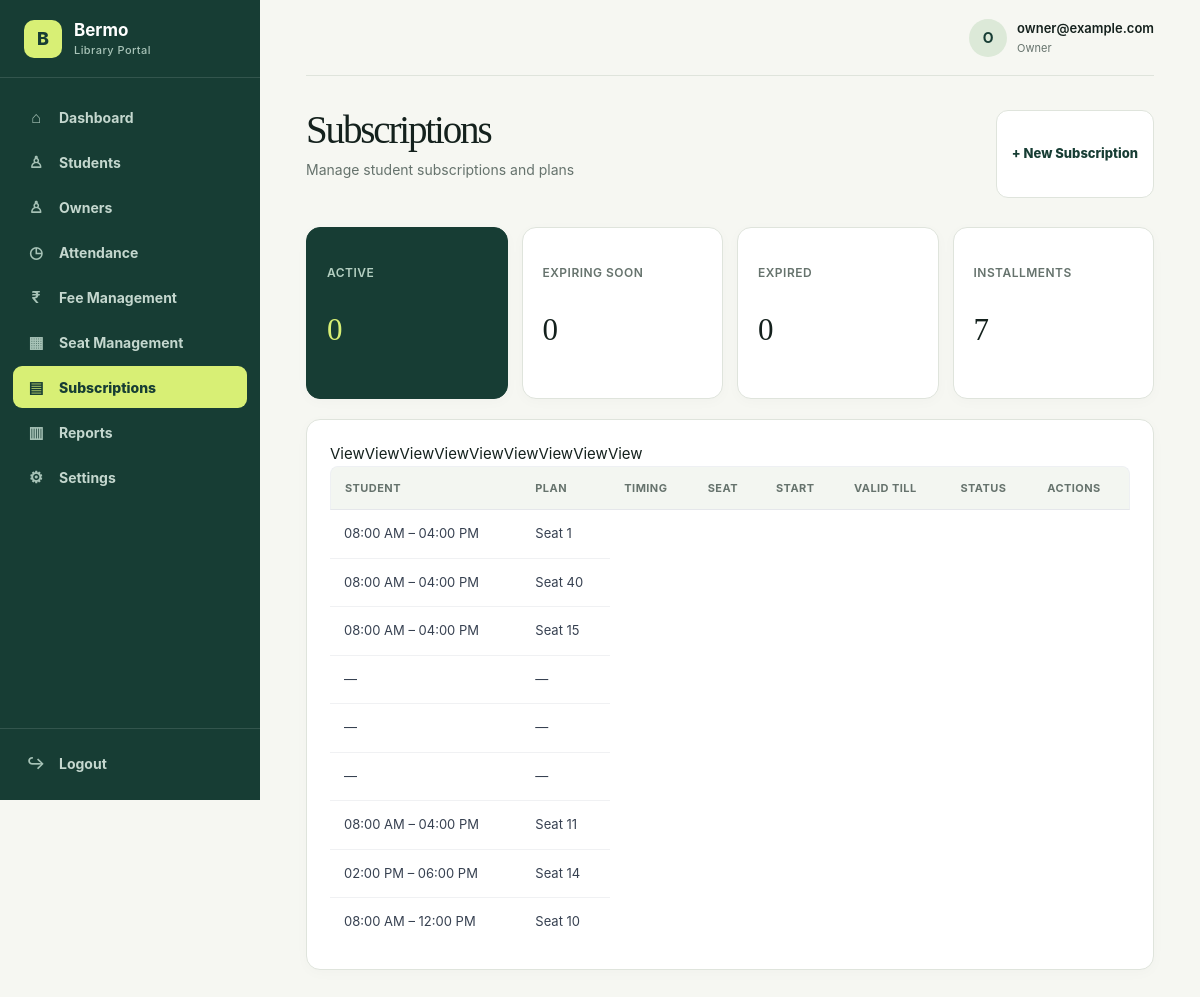
The app's page /management/subscriptions/ (signed in) with its own data.
### accounts/models.py (models this page shows, shortened)
class User(AbstractUser):
    ROLE_CHOICES = [
        ("ADMIN", "Admin"),
        ("OWNER", "Owner"),
        ("STUDENT", "Student"),
    ]
    role = models.CharField(
        max_length=20,
        choices=ROLE_CHOICES,
        default="STUDENT"
    )

### library/models.py (models this page shows, shortened)
class Subscription(models.Model):
    STATUS_CHOICES = [
        ("ACTIVE", "Active"),
        ("EXPIRED", "Expired"),
        ("CANCELLED", "Cancelled"),
    ]
    subscription_id = models.AutoField(primary_key=True)
    student = models.ForeignKey(
        StudentProfile,
        on_delete=models.PROTECT,
        related_name="subscriptions"
    )
    plan = models.ForeignKey(
        SubscriptionPlan,
        on_delete=models.PROTECT,
        related_name="subscriptions"
    )
    time_slot = models.ForeignKey(
        TimeSlot,
        on_delete=models.PROTECT,
        null=True,
        blank=True,
        related_name="subscriptions"
    )
    start_date = models.DateField()
    end_date = models.DateField()
    status = models.CharField(
        max_length=20,
        choices=STATUS_CHOICES,
        default="ACTIVE"
    )
    created_at = models.DateTimeField(auto_now_add=True)

class SeatAllocation(models.Model):
    STATUS_CHOICES = [
        ("ACTIVE", "Active"),
        ("ENDED", "Ended"),
    ]
    allocation_id = models.AutoField(primary_key=True)
    student = models.ForeignKey(
        StudentProfile,
        on_delete=models.PROTECT,
        related_name="seat_allocations"
    )
    seat = models.ForeignKey(
        Seat,
        on_delete=models.PROTECT,
        related_name="allocations"
    )
    subscription = models.ForeignKey(
        Subscription,
        on_delete=models.PROTECT,
        related_name="seat_allocations"
    )
    start_date = models.DateField()
    end_date = models.DateField()
    start_time = models.TimeField(
        null=True,
        blank=True
    )
    end_time = models.TimeField(
        null=True,
        blank=True
    )
    status = models.CharField(
        max_length=20,
        choices=STATUS_CHOICES,
        default="ACTIVE"
    )

class Seat(models.Model):
    STATUS_CHOICES = [
        ("AVAILABLE", "Available"),
        ("OCCUPIED", "Occupied"),
        ("MAINTENANCE", "Maintenance"),
    ]
    seat_id = models.AutoField(primary_key=True)
    library = models.ForeignKey(
        Library,
        on_delete=models.CASCADE,
        related_name="seats"
    )
    seat_number = models.CharField(max_length=20)
    status = models.CharField(
        max_length=20,
        choices=STATUS_CHOICES,
        default="AVAILABLE"
    )
    class Meta:
        constraints = [
            models.UniqueConstraint(
                fields=["library", "seat_number"],
                name="unique_seat_per_library"
            )
        ]

### management/views.py (the view)
# urls.py: path("subscriptions/", views.subscriptions, name="students_subscriptions"),
@login_required
def subscriptions(request):
    today = timezone.localdate()
    active_allocations = Prefetch(
        "seat_allocations",
        queryset=SeatAllocation.objects.filter(
            status="ACTIVE"
        ).select_related("seat"),
        to_attr="current_allocations",
    )
    subscriptions = (
        Subscription.objects
        .select_related("student", "plan", "time_slot")
        .prefetch_related(active_allocations)
        .order_by("-start_date")
    )
    active_count = subscriptions.filter(
        status="ACTIVE",
        end_date__gte=today,
    ).count()
    expiring_count = subscriptions.filter(
        status="ACTIVE",
        end_date__range=[today, today + timedelta(days=7)],
    ).count()
    expired_count = subscriptions.filter(
        Q(status="EXPIRED") |
        Q(status="ACTIVE", end_date__lt=today)
    ).count()
    installment_count = Payment.objects.filter(status="PAID").count()
    return render(
        request,
        "management/subscriptions.html",
        {
            "subscriptions": subscriptions,
            "active_count": active_count,
            "expiring_count": expiring_count,
            "expired_count": expired_count,
            "installment_count": installment_count,
            "today": today,
        },
    )

### management/views.py (called while the page is built)
def owner_required(view_func):
    @login_required
    @wraps(view_func)
    def wrapped_view(request, *args, **kwargs):
        if request.user.role != "OWNER":
            raise PermissionDenied("Only library owners can access management pages.")
        return view_func(request, *args, **kwargs)
    return wrapped_view

### templates/management/subscriptions.html (shortened to what this page needs)
{% extends "management/base.html" %}
{% block content %}
<div class="dashboard-header">
    <div>
        <h1>Subscriptions</h1>
        <p>
            Manage student subscriptions and plans
        </p>
    </div>
    <a href="#" class="action">
        + New Subscription
    </a>
</div>
<div class="summary-cards">
    <div class="card">
        <h4>Active</h4>
        <p>{{ active_subscriptions|default:"0" }}</p>
    </div>
    <div class="card">
        <h4>Expiring Soon</h4>
        <p>{{ expiring|default:"0" }}</p>
    </div>
    <div class="card">
        <h4>Expired</h4>
        <p>{{ expired|default:"0" }}</p>
    </div>
    <div class="card">
        <h4>Installments</h4>
        <p>{{ installment_count|default:"0" }}</p>
    </div>
</div>
<div class="card">
    <table width="100%" cellpadding="12">
        <thead>
            <tr>
                <th>Student</th>
                <th>Plan</th>
                <th>Timing</th>
                <th>Seat</th>
                <th>Start</th>
                <th>Valid Till</th>
                <th>Status</th>
                <th>Actions</th>
            </tr>
        </thead>
        <tbody>
            {% for subscription in subscriptions %}
            <tr>
                <td>
                    {% with allocation=subscription.current_allocations|first %}
                    {% if allocation %}
                        {{ allocation.start_time|time:"h:i A" }} –
                        {{ allocation.end_time|time:"h:i A" }}
                    {% else %}
                        —
                    {% endif %}
                    {% endwith %}
                </td>
                <td>
                    {% with allocation=subscription.current_allocations|first %}
                        {% if allocation %}
                            Seat {{ allocation.seat.seat_number }}
                        {% else %}
                            —
                        {% endif %}
                    {% endwith %}
                </td>
                    <a href="{% url 'management:student_detail' subscription.student.student_id %}">View</a>
            </tr>
            {% empty %}
            <tr>
                <td colspan="8">
                    No subscriptions found.
                </td>
            </tr>
            {% endfor %}
        </tbody>
    </table>
</div>
{% endblock %}

### templates/management/base.html (shortened to what this page needs)
{% load static %}
<!DOCTYPE html>
<html lang="en">
<head>
    <link rel="stylesheet" href="/static/css/main.css">
</head>
<body>
<div class="app-layout">
    <aside class="sidebar" id="managementSidebar">
        <div class="logo">
            <div class="logo-mark">
                B
            </div>
            <div class="logo-text">
                <strong>Bermo</strong>
                <span>Library Portal</span>
            </div>
        </div>
        <nav class="sidebar-nav">
            <a
                href="{% url 'management:dashboard' %}"
                class="{% if request.resolver_match.url_name == 'dashboard' %}active{% endif %}"
            >
                <span class="nav-icon">⌂</span>
                <span>Dashboard</span>
            </a>
            <a
                href="{% url 'management:students' %}"
                class="{% if request.resolver_match.url_name == 'students' %}active{% endif %}"
            >
                <span class="nav-icon">♙</span>
                <span>Students</span>
            </a>
            <a
                href="{% url 'management:owners' %}"
                class="{% if request.resolver_match.url_name == 'owners' %}active{% endif %}"
            >
                <span class="nav-icon">♙</span>
                <span>Owners</span>
            </a>
            <a
                href="{% url 'management:attendance' %}"
                class="{% if request.resolver_match.url_name == 'attendance' %}active{% endif %}"
            >
                <span class="nav-icon">◷</span>
                <span>Attendance</span>
            </a>
            <a
                href="{% url 'management:fee_management' %}"
                class="{% if request.resolver_match.url_name == 'fee_management' %}active{% endif %}"
            >
                <span class="nav-icon">₹</span>
                <span>Fee Management</span>
            </a>
            <a
                href="{% url 'management:seat_management' %}"
                class="{% if request.resolver_match.url_name == 'seat_management' %}active{% endif %}"
            >
                <span class="nav-icon">▦</span>
                <span>Seat Management</span>
            </a>
            <a
                href="{% url 'management:subscriptions' %}"
                class="{% if request.resolver_match.url_name == 'subscriptions' %}active{% endif %}"
            >
                <span class="nav-icon">▤</span>
                <span>Subscriptions</span>
            </a>
            <a
                href="{% url 'management:reports' %}"
                class="{% if request.resolver_match.url_name == 'reports' %}active{% endif %}"
            >
                <span class="nav-icon">▥</span>
                <span>Reports</span>
            </a>
            <a
                href="{% url 'management:settings' %}"
                class="{% if request.resolver_match.url_name == 'settings' %}active{% endif %}"
            >
                <span class="nav-icon">⚙</span>
                <span>Settings</span>
            </a>
        </nav>
        <div class="logout">
            <a href="{% url 'logout' %}">
                <span class="nav-icon">↪</span>
                <span>Logout</span>
            </a>
        </div>
    </aside>
    <main class="main-content">
        <div class="topbar">
            <div class="topbar-user">
                <div class="topbar-avatar">
                    {{ request.user.username|first|upper }}
                </div>
                <div class="topbar-user-info">
                    <strong>
                        {{ request.user.username }}
                    </strong>
                    <span>
                        {% if request.user.role %}
                            {{ request.user.get_role_display }}
                        {% else %}
                            Administrator
                        {% endif %}
                    </span>
                </div>
            </div>
        </div>
        {% block content %}
        {% endblock %}
    </main>
</div>
</body>
</html>

### records on screen
User: user.username|first "O", user.username "owner@example.com", user.role "Owner"
Subscription: start_time "08:00 AM", end_time "04:00 PM", seat.seat_number "1"
Subscription: start_time "08:00 AM", end_time "04:00 PM", seat.seat_number "40"
Subscription: start_time "08:00 AM", end_time "04:00 PM", seat.seat_number "15"
Subscription: start_time "08:00 AM", end_time "04:00 PM", seat.seat_number "11"
Subscription: start_time "02:00 PM", end_time "06:00 PM", seat.seat_number "14"
Subscription: start_time "08:00 AM", end_time "12:00 PM", seat.seat_number "10"

### other values on screen
{{ active_subscriptions|default:"0" }} "0"
{{ expiring|default:"0" }} "0"
{{ expired|default:"0" }} "0"
{{ installment_count|default:"0" }} "7"
